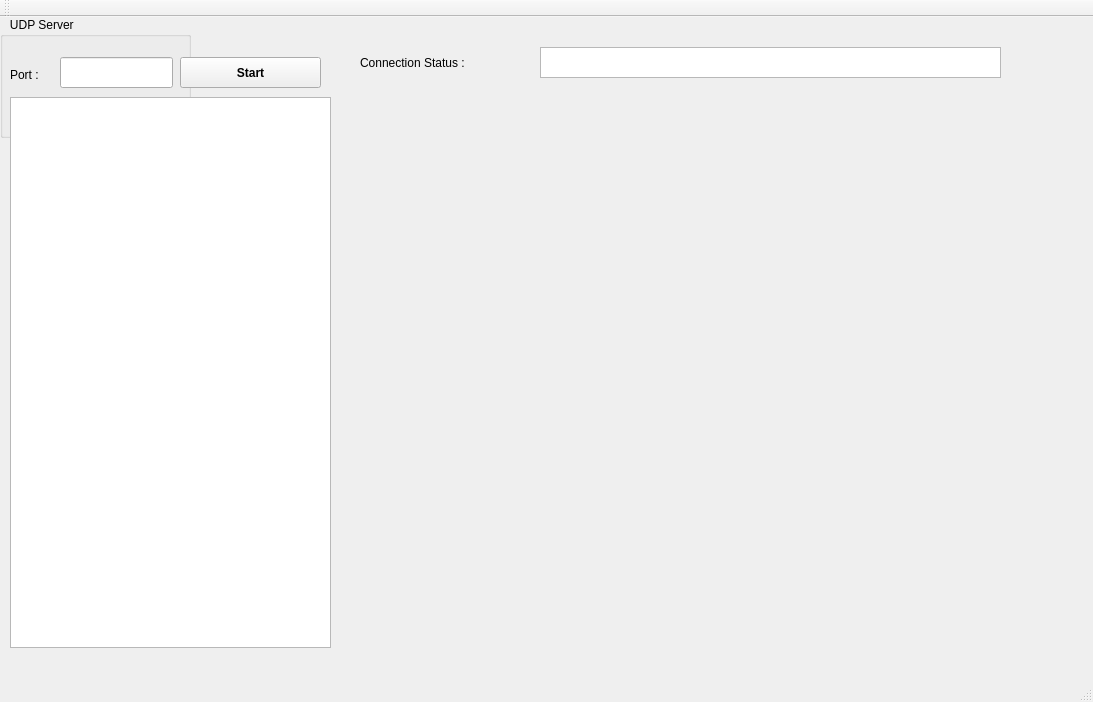
<?xml version="1.0" encoding="UTF-8"?>
<ui version="4.0">
 <class>MainWindow</class>
 <widget class="QMainWindow" name="MainWindow">
  <property name="geometry">
   <rect>
    <x>0</x>
    <y>0</y>
    <width>1093</width>
    <height>702</height>
   </rect>
  </property>
  <property name="windowTitle">
   <string>MainWindow</string>
  </property>
  <widget class="QWidget" name="centralWidget">
   <widget class="QGroupBox" name="groupBox_2">
    <property name="geometry">
     <rect>
      <x>0</x>
      <y>0</y>
      <width>191</width>
      <height>121</height>
     </rect>
    </property>
    <property name="title">
     <string>   UDP Server</string>
    </property>
    <widget class="QLabel" name="label">
     <property name="geometry">
      <rect>
       <x>10</x>
       <y>50</y>
       <width>41</width>
       <height>16</height>
      </rect>
     </property>
     <property name="text">
      <string>Port : </string>
     </property>
    </widget>
    <widget class="QLineEdit" name="txt_port">
     <property name="geometry">
      <rect>
       <x>60</x>
       <y>40</y>
       <width>113</width>
       <height>31</height>
      </rect>
     </property>
     <property name="text">
      <string/>
     </property>
     <property name="maxLength">
      <number>5</number>
     </property>
     <property name="alignment">
      <set>Qt::AlignRight|Qt::AlignTrailing|Qt::AlignVCenter</set>
     </property>
    </widget>
   </widget>
   <widget class="QTextEdit" name="txt_output">
    <property name="geometry">
     <rect>
      <x>10</x>
      <y>80</y>
      <width>321</width>
      <height>551</height>
     </rect>
    </property>
   </widget>
   <widget class="QPushButton" name="bt_start_server">
    <property name="geometry">
     <rect>
      <x>180</x>
      <y>40</y>
      <width>141</width>
      <height>31</height>
     </rect>
    </property>
    <property name="palette">
     <palette>
      <active>
       <colorrole role="Link">
        <brush brushstyle="SolidPattern">
         <color alpha="255">
          <red>85</red>
          <green>255</green>
          <blue>0</blue>
         </color>
        </brush>
       </colorrole>
      </active>
      <inactive>
       <colorrole role="Link">
        <brush brushstyle="SolidPattern">
         <color alpha="255">
          <red>85</red>
          <green>255</green>
          <blue>0</blue>
         </color>
        </brush>
       </colorrole>
      </inactive>
      <disabled>
       <colorrole role="Link">
        <brush brushstyle="SolidPattern">
         <color alpha="255">
          <red>85</red>
          <green>255</green>
          <blue>0</blue>
         </color>
        </brush>
       </colorrole>
      </disabled>
     </palette>
    </property>
    <property name="font">
     <font>
      <weight>75</weight>
      <bold>true</bold>
     </font>
    </property>
    <property name="text">
     <string>Start</string>
    </property>
   </widget>
   <widget class="QTextEdit" name="txt_conn">
    <property name="geometry">
     <rect>
      <x>540</x>
      <y>30</y>
      <width>461</width>
      <height>31</height>
     </rect>
    </property>
   </widget>
   <widget class="QLabel" name="label_2">
    <property name="geometry">
     <rect>
      <x>360</x>
      <y>30</y>
      <width>151</width>
      <height>31</height>
     </rect>
    </property>
    <property name="text">
     <string>Connection Status :</string>
    </property>
   </widget>
   <widget class="QCustomPlot" name="graph" native="true">
    <property name="geometry">
     <rect>
      <x>340</x>
      <y>80</y>
      <width>741</width>
      <height>551</height>
     </rect>
    </property>
   </widget>
  </widget>
  <widget class="QMenuBar" name="menuBar">
   <property name="geometry">
    <rect>
     <x>0</x>
     <y>0</y>
     <width>1093</width>
     <height>25</height>
    </rect>
   </property>
  </widget>
  <widget class="QToolBar" name="mainToolBar">
   <attribute name="toolBarArea">
    <enum>TopToolBarArea</enum>
   </attribute>
   <attribute name="toolBarBreak">
    <bool>false</bool>
   </attribute>
  </widget>
  <widget class="QStatusBar" name="statusBar"/>
 </widget>
 <layoutdefault spacing="6" margin="11"/>
 <customwidgets>
  <customwidget>
   <class>QCustomPlot</class>
   <extends>QWidget</extends>
   <header>../../qcustomplot.h</header>
   <container>1</container>
  </customwidget>
 </customwidgets>
 <resources/>
 <connections/>
</ui>
